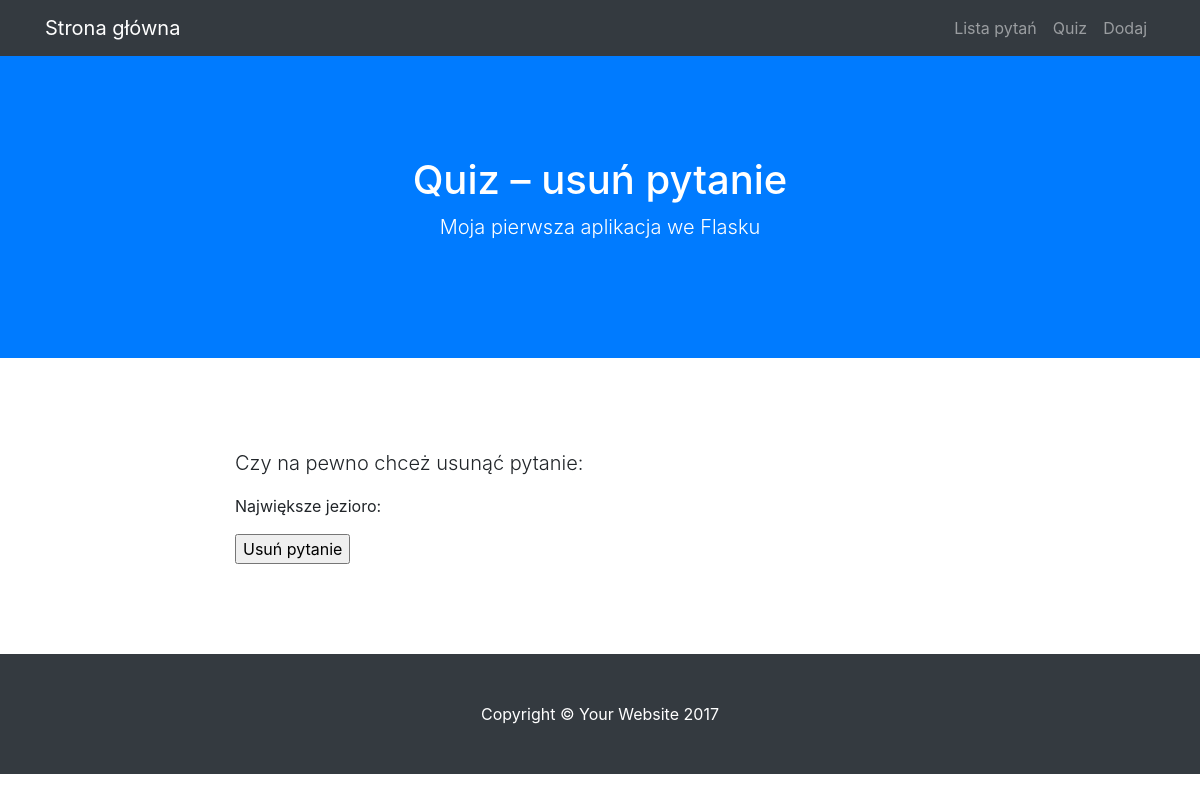
Before: /usun/5 with the older database file.
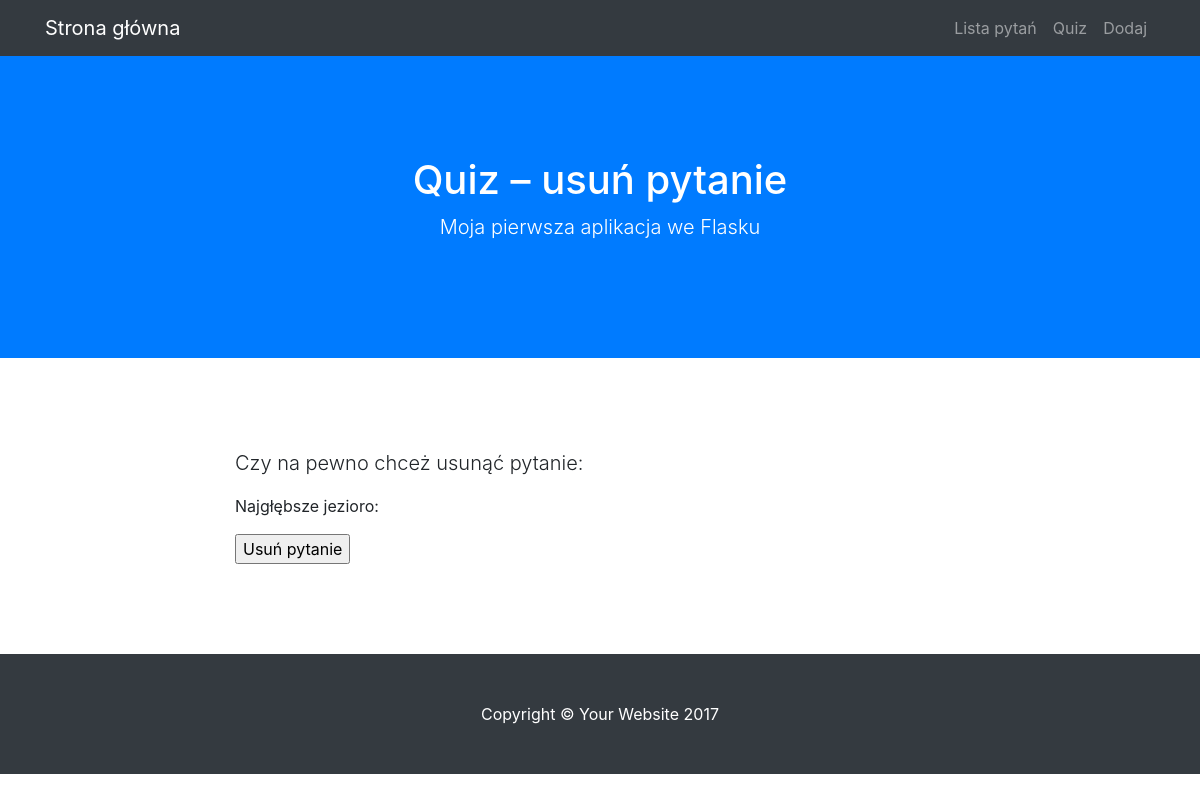
After: the same page with the newer database file.
### modele.py (models this page shows)
class BazaModel(Model):
    class Meta:
        database = baza

class Pytanie(BazaModel):
    pytanie = CharField(null=False)
    kategoria = ForeignKeyField(Kategoria, related_name='pytania')

### views.py (the view)
@app.route("/usun/<int:pid>", methods=['GET', 'POST'])
def usun(pid):
    p = get_or_404(pid)
    return render_template("pytanie_usun.html", pytanie = p)

### quiz.py (called while the page is built)
@app.before_request
def before_request():
    g.db = baza
    g.db.connect()

@app.after_request
def after_request(response):
    g.db.close()
    return response

### views.py (called while the page is built)
def get_or_404(pid):
    try:
        p = Pytanie.get_by_id(pid)
        return p
    except Pytanie.DoesNotExist:
        abort(404)

### templates/pytanie_usun.html (shortened to what this page needs)
{% extends "szablon.html" %}
{% block h1 %}Quiz – usuń pytanie{% endblock %}
{% block tresc %}
    <form method="POST" action="{{ url_for('usun', pid=pytanie.id) }}">
        <p class="lead">Czy na pewno chceż usunąć pytanie:</p>
        <p>{{ pytanie.pytanie }}</p>
        <input type="submit" value="Usuń pytanie">
    </form>
{% endblock %}

Changed rows visible on the page:
changed Pytanie: pytanie "Największe jezioro:" → "Najgłębsze jezioro:"
